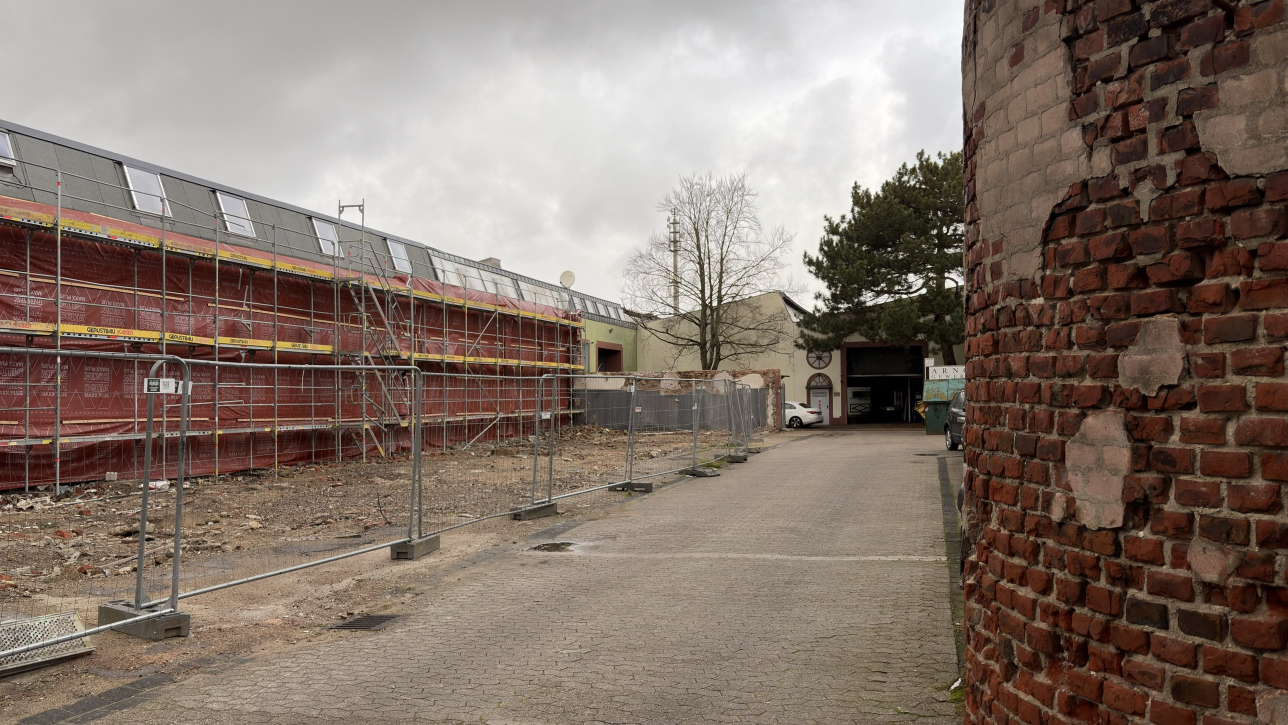
#> input picture neubau-video/assets/ref/neubau/umgebung/gasse_schornstein_nah.jpg, 2576 x 1450 px (shown at 1/2 size)
$ python texturen.py
#> lines starting #> are read from the running program, lines starting #| are printed output that depends on the picture
#!/usr/bin/env python3
"""Phase 2: Foto-Texturen aus Aymans Fotos (assets/ref/neubau/umgebung) → assets/tex/*.jpg

- schornstein.jpg : Backstein mit Putzflicken (Ausschnitt aus gasse_schornstein_nah, fast frontal), ca. 0,7 × 2,1 m
- mauer.jpg       : alte Backsteinmauer hinten (grundstueck_links_altbauten, über dem Bauzaun), ca. 2,2 × 0,9 m
- pflaster.jpg    : Verbundpflaster der Gasse, perspektivisch entzerrt (gasse_blick_zum_torgebaeude), ca. 2 × 2 m
    python3 tools/texturen.py
"""
import os
from PIL import Image

ROOT = os.path.join(os.path.dirname(os.path.abspath(__file__)), '..')
REF = os.path.join(ROOT, 'assets', 'ref', 'neubau', 'umgebung')
TEX = os.path.join(ROOT, 'assets', 'tex')
os.makedirs(TEX, exist_ok=True)


def perspektive(img, quad, groesse):
    """quad = 4 Bildpunkte (oben links, oben rechts, unten rechts, unten links) → Rechteck groesse."""
    w, h = groesse
    (x0, y0), (x1, y1), (x2, y2), (x3, y3) = quad
    return img.transform((w, h), Image.QUAD, (x0, y0, x3, y3, x2, y2, x1, y1), Image.BICUBIC)


a = Image.open(os.path.join(REF, 'gasse_schornstein_nah.jpg')).convert('RGB')
#> a is the input picture: PIL image 2576x1450 RGB; mean R, G, B 131.3, 116.1, 106
a.crop((2120, 0, 2560, 1450)).resize((440, 1320)).save(os.path.join(TEX, 'schornstein.jpg'), quality=92)
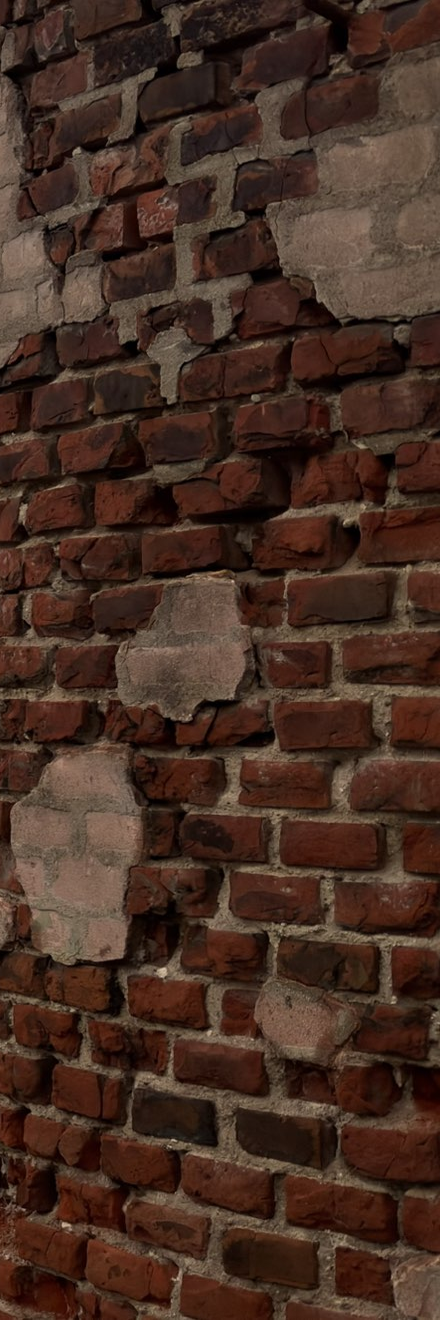
#> saved as schornstein.jpg: PIL image 440x1320 RGB; mean R, G, B 69.6, 46, 34.9

b = Image.open(os.path.join(REF, 'grundstueck_links_altbauten.jpg')).convert('RGB')
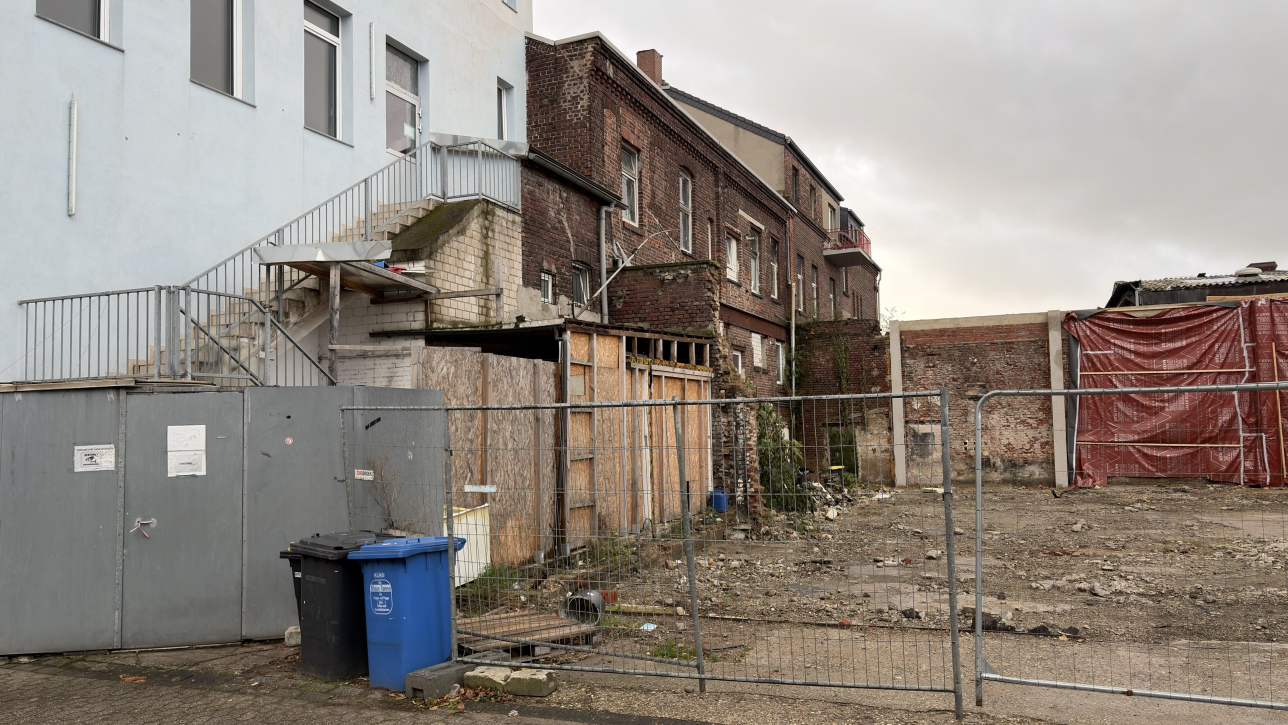
#> input picture neubau-video/assets/ref/neubau/umgebung/grundstueck_links_altbauten.jpg, 2576 x 1450 px (shown at 1/2 size)
#> b is the input picture: PIL image 2576x1450 RGB; mean R, G, B 143.1, 134.4, 126.6
b.crop((1802, 664, 2096, 782)).resize((882, 354), Image.LANCZOS).save(os.path.join(TEX, 'mauer.jpg'), quality=92)
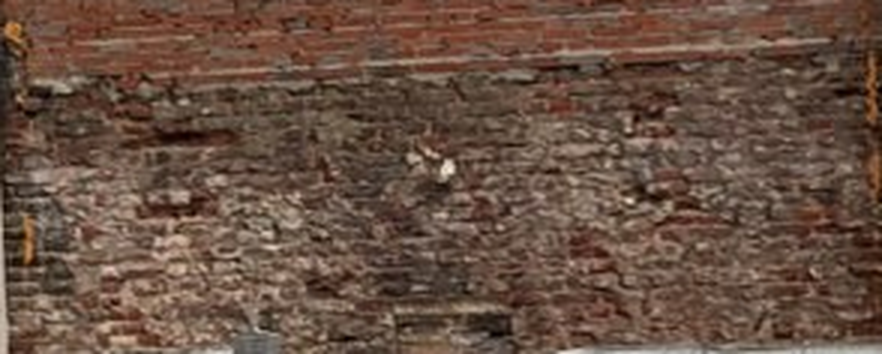
#> saved as mauer.jpg: PIL image 882x354 RGB; mean R, G, B 104.3, 80.3, 66.4

c = Image.open(os.path.join(REF, 'gasse_blick_zum_torgebaeude.jpg')).convert('RGB')
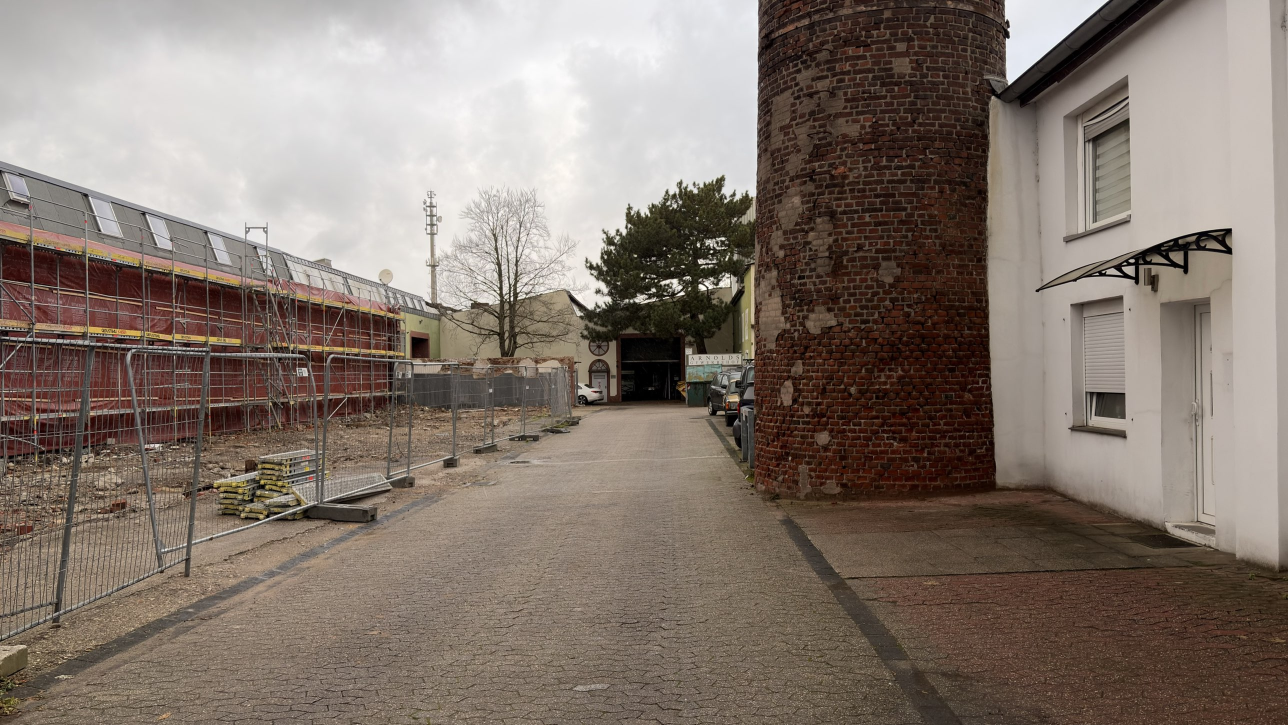
#> input picture neubau-video/assets/ref/neubau/umgebung/gasse_blick_zum_torgebaeude.jpg, 2576 x 1450 px (shown at 1/2 size)
#> c is the input picture: PIL image 2576x1450 RGB; mean R, G, B 132.3, 119.9, 110.7
p = perspektive(c, [(1040, 1010), (1380, 1010), (1720, 1440), (700, 1440)], (768, 768))
#> in perspektive, `return img.transform((w, h), Image.QUAD, (x0, y0, x3, y3, x2, y2, x1, ..`:
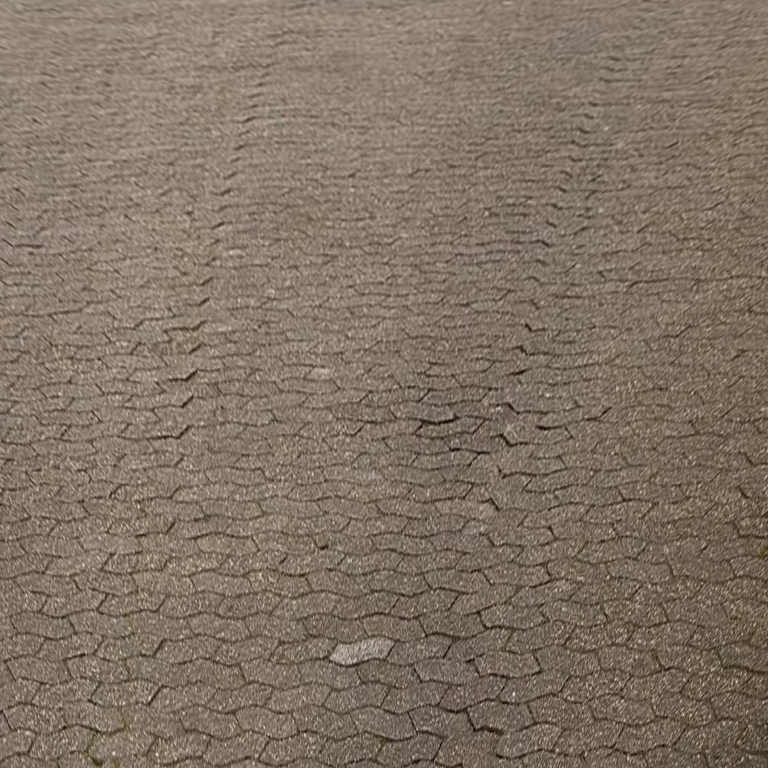
#> returned value: PIL image 768x768 RGB; mean R, G, B 128.4, 114.6, 101
p.save(os.path.join(TEX, 'pflaster.jpg'), quality=92)
print('fertig:', sorted(os.listdir(TEX)))
